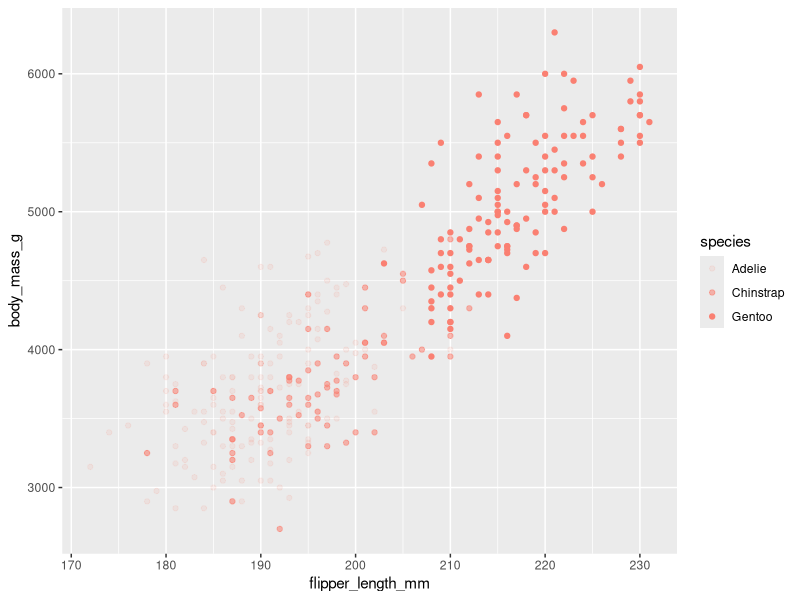
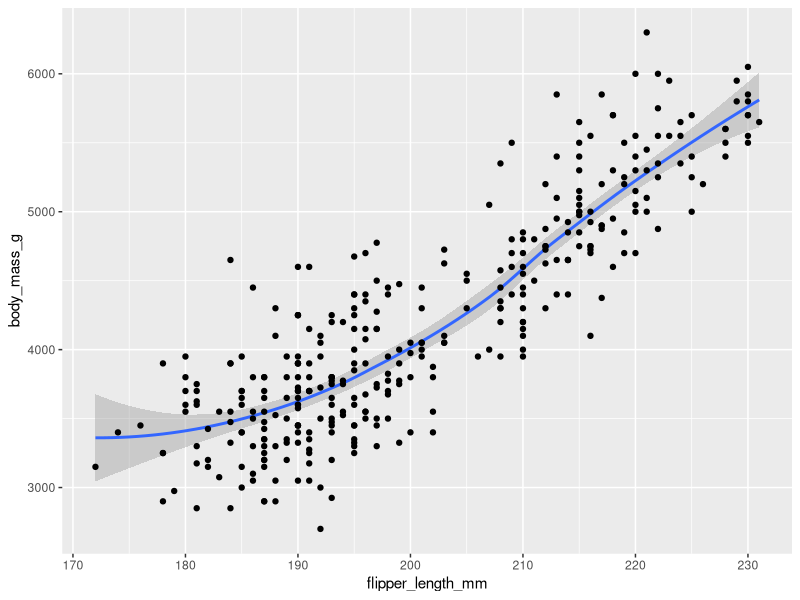
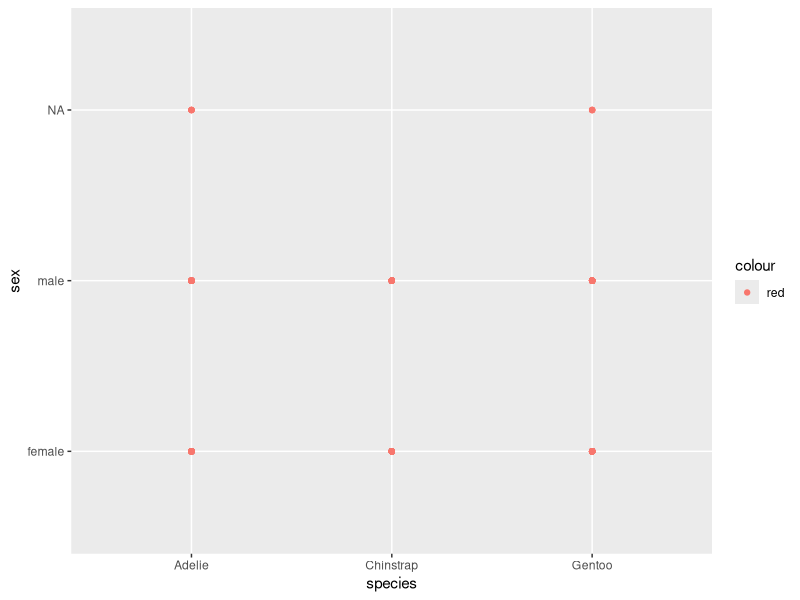

Generate these figures, in order, with R:
install.packages("ggplot2")
install.packages("palmerpenguins")
install.packages("tidyverse")

library(ggplot2)
library(palmerpenguins)
library(tidyverse)

view(penguins)
tibble(penguins)

#point in species
ggplot(data= penguins)+
  geom_point(mapping= aes(x= flipper_length_mm, 
                          y= body_mass_g, 
                          alpha= species), 
                          color= "salmon")

#point with smooth
ggplot(data= penguins)+
  geom_smooth(mapping= aes(x= flipper_length_mm, y= body_mass_g))+
  geom_point(mapping= aes(x= flipper_length_mm, y= body_mass_g))

#write shortcut
ggplot(penguins)+
  geom_point(mapping = aes(species, sex, color = "red"))



